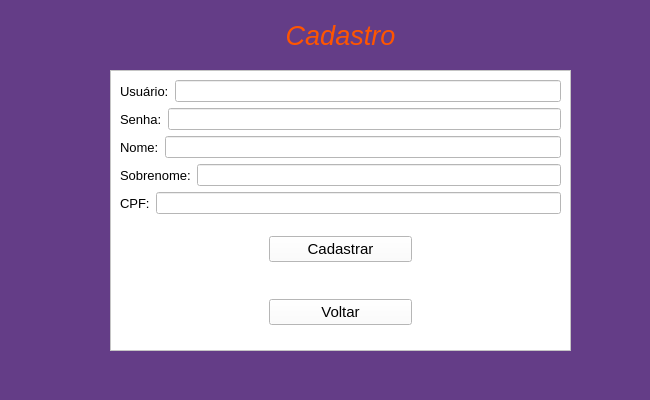
<?xml version="1.0" encoding="UTF-8"?>
<ui version="4.0">
 <class>MainWindow</class>
 <widget class="QMainWindow" name="MainWindow">
  <property name="geometry">
   <rect>
    <x>0</x>
    <y>0</y>
    <width>650</width>
    <height>400</height>
   </rect>
  </property>
  <property name="minimumSize">
   <size>
    <width>650</width>
    <height>400</height>
   </size>
  </property>
  <property name="maximumSize">
   <size>
    <width>650</width>
    <height>400</height>
   </size>
  </property>
  <property name="windowTitle">
   <string>MainWindow</string>
  </property>
  <property name="styleSheet">
   <string notr="true">background-color: rgb(100, 61, 135);</string>
  </property>
  <widget class="QWidget" name="centralwidget">
   <widget class="QLabel" name="txt_nomeCadastro">
    <property name="geometry">
     <rect>
      <x>270</x>
      <y>10</y>
      <width>141</width>
      <height>51</height>
     </rect>
    </property>
    <property name="font">
     <font>
      <pointsize>20</pointsize>
      <weight>50</weight>
      <italic>true</italic>
      <bold>false</bold>
     </font>
    </property>
    <property name="styleSheet">
     <string notr="true">color: rgb(255, 85, 0);
</string>
    </property>
    <property name="text">
     <string>Cadastro</string>
    </property>
    <property name="alignment">
     <set>Qt::AlignCenter</set>
    </property>
   </widget>
   <widget class="QFrame" name="frame">
    <property name="geometry">
     <rect>
      <x>110</x>
      <y>70</y>
      <width>461</width>
      <height>281</height>
     </rect>
    </property>
    <property name="styleSheet">
     <string notr="true">background-color: rgb(255, 255, 255);</string>
    </property>
    <property name="frameShape">
     <enum>QFrame::StyledPanel</enum>
    </property>
    <property name="frameShadow">
     <enum>QFrame::Raised</enum>
    </property>
    <layout class="QVBoxLayout" name="verticalLayout">
     <item>
      <layout class="QHBoxLayout" name="horizontalLayout">
       <item>
        <widget class="QLabel" name="label_4">
         <property name="font">
          <font>
           <pointsize>10</pointsize>
          </font>
         </property>
         <property name="text">
          <string>Usuário:</string>
         </property>
        </widget>
       </item>
       <item>
        <widget class="QLineEdit" name="txt_usuario"/>
       </item>
      </layout>
     </item>
     <item>
      <layout class="QHBoxLayout" name="horizontalLayout_2">
       <item>
        <widget class="QLabel" name="label_5">
         <property name="font">
          <font>
           <pointsize>10</pointsize>
          </font>
         </property>
         <property name="text">
          <string>Senha:</string>
         </property>
        </widget>
       </item>
       <item>
        <widget class="QLineEdit" name="txt_senha">
         <property name="echoMode">
          <enum>QLineEdit::Password</enum>
         </property>
        </widget>
       </item>
      </layout>
     </item>
     <item>
      <layout class="QHBoxLayout" name="horizontalLayout_3">
       <item>
        <widget class="QLabel" name="label_6">
         <property name="font">
          <font>
           <pointsize>10</pointsize>
          </font>
         </property>
         <property name="text">
          <string>Nome:</string>
         </property>
        </widget>
       </item>
       <item>
        <widget class="QLineEdit" name="txt_nome"/>
       </item>
      </layout>
     </item>
     <item>
      <layout class="QHBoxLayout" name="horizontalLayout_4">
       <item>
        <widget class="QLabel" name="label_7">
         <property name="font">
          <font>
           <pointsize>10</pointsize>
          </font>
         </property>
         <property name="text">
          <string>Sobrenome:</string>
         </property>
        </widget>
       </item>
       <item>
        <widget class="QLineEdit" name="txt_sobrenome"/>
       </item>
      </layout>
     </item>
     <item>
      <layout class="QHBoxLayout" name="horizontalLayout_5">
       <item>
        <widget class="QLabel" name="label_8">
         <property name="font">
          <font>
           <pointsize>10</pointsize>
          </font>
         </property>
         <property name="text">
          <string>CPF:</string>
         </property>
        </widget>
       </item>
       <item>
        <widget class="QLineEdit" name="txt_cpf"/>
       </item>
      </layout>
     </item>
     <item>
      <layout class="QHBoxLayout" name="horizontalLayout_9">
       <item>
        <widget class="QLabel" name="label_13">
         <property name="text">
          <string/>
         </property>
        </widget>
       </item>
       <item>
        <widget class="QPushButton" name="btn_cadastrar">
         <property name="font">
          <font>
           <pointsize>11</pointsize>
          </font>
         </property>
         <property name="styleSheet">
          <string notr="true">QPushButton:hover{
	background-color: rgb(0, 255, 127);
	color: rgb(255, 255, 255);

}</string>
         </property>
         <property name="text">
          <string>Cadastrar</string>
         </property>
        </widget>
       </item>
       <item>
        <widget class="QLabel" name="label_14">
         <property name="text">
          <string/>
         </property>
        </widget>
       </item>
      </layout>
     </item>
     <item>
      <layout class="QHBoxLayout" name="horizontalLayout_13">
       <item>
        <widget class="QLabel" name="label_19">
         <property name="text">
          <string/>
         </property>
        </widget>
       </item>
       <item>
        <widget class="QPushButton" name="btn_sair">
         <property name="font">
          <font>
           <pointsize>11</pointsize>
          </font>
         </property>
         <property name="styleSheet">
          <string notr="true">QPushButton:hover{
	background-color: rgb(255, 0, 0);
	color: rgb(255, 255, 255);
}</string>
         </property>
         <property name="text">
          <string>Voltar</string>
         </property>
        </widget>
       </item>
       <item>
        <widget class="QLabel" name="label_20">
         <property name="text">
          <string/>
         </property>
        </widget>
       </item>
      </layout>
     </item>
    </layout>
   </widget>
  </widget>
  <widget class="QStatusBar" name="statusbar"/>
 </widget>
 <resources/>
 <connections/>
</ui>
